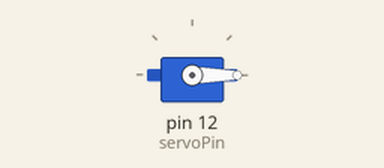
This sketch was run on a simulated Arduino Uno, built with avr-gcc and run on an emulated ATmega328P. Parts: servo.

Above: at 0.05 s.
At 5.1 s:
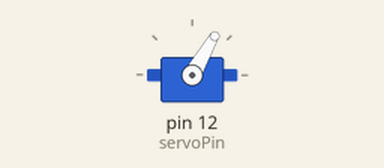
Timing chart, 0 to 6.6 s (numbered marks = the images above):
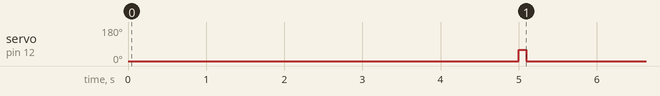

The sketch:

servo-testing-arduino.ino
```cpp
#include <Servo.h>
Servo armServo;
const int servoPin = 12;
void setup() {
  Serial.begin(9600);
  armServo.attach(servoPin);

}
void loop()
{
  armServo.write(0);
  delay(5000);
  armServo.write(60);
  delay(100);
}
```

Measured:
- by itself, servo on pin 12 (servoPin): alternates 60° for 0.10 s and 0° for 5.0 s
